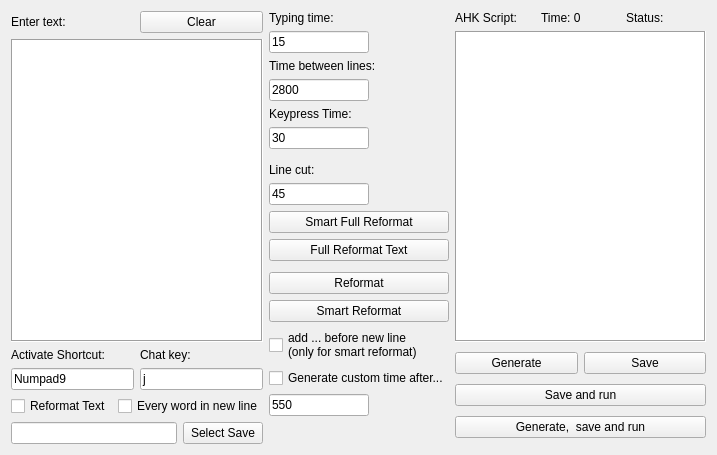
<?xml version="1.0" encoding="UTF-8"?>
<ui version="4.0">
 <class>MainWindow</class>
 <widget class="QMainWindow" name="MainWindow">
  <property name="geometry">
   <rect>
    <x>0</x>
    <y>0</y>
    <width>717</width>
    <height>455</height>
   </rect>
  </property>
  <property name="windowTitle">
   <string>Auto Typer AHK</string>
  </property>
  <property name="toolButtonStyle">
   <enum>Qt::ToolButtonIconOnly</enum>
  </property>
  <property name="animated">
   <bool>true</bool>
  </property>
  <property name="tabShape">
   <enum>QTabWidget::Triangular</enum>
  </property>
  <widget class="QWidget" name="centralWidget">
   <layout class="QGridLayout" name="gridLayout">
    <item row="0" column="0">
     <layout class="QVBoxLayout" name="verticalLayout_6">
      <item>
       <layout class="QHBoxLayout" name="horizontalLayout_4">
        <item>
         <widget class="QLabel" name="label">
          <property name="text">
           <string>Enter text:</string>
          </property>
         </widget>
        </item>
        <item>
         <widget class="QPushButton" name="pushButton_2">
          <property name="text">
           <string>Clear</string>
          </property>
         </widget>
        </item>
       </layout>
      </item>
      <item>
       <widget class="QTextEdit" name="yourMessage">
        <property name="font">
         <font>
          <kerning>false</kerning>
         </font>
        </property>
        <property name="frameShape">
         <enum>QFrame::Box</enum>
        </property>
       </widget>
      </item>
     </layout>
    </item>
    <item row="0" column="1" rowspan="3">
     <layout class="QVBoxLayout" name="verticalLayout_7">
      <item>
       <widget class="QLabel" name="label_2">
        <property name="text">
         <string>Typing time:</string>
        </property>
       </widget>
      </item>
      <item>
       <widget class="QLineEdit" name="typeTime">
        <property name="maximumSize">
         <size>
          <width>100</width>
          <height>16777215</height>
         </size>
        </property>
        <property name="text">
         <string>15</string>
        </property>
       </widget>
      </item>
      <item>
       <widget class="QLabel" name="label_3">
        <property name="text">
         <string>Time between lines:</string>
        </property>
       </widget>
      </item>
      <item>
       <widget class="QLineEdit" name="timeBetweenLine">
        <property name="maximumSize">
         <size>
          <width>100</width>
          <height>16777215</height>
         </size>
        </property>
        <property name="text">
         <string>2800</string>
        </property>
       </widget>
      </item>
      <item>
       <widget class="QLabel" name="label_4">
        <property name="text">
         <string>Keypress Time:</string>
        </property>
       </widget>
      </item>
      <item>
       <widget class="QLineEdit" name="keyPressTime">
        <property name="maximumSize">
         <size>
          <width>100</width>
          <height>16777215</height>
         </size>
        </property>
        <property name="text">
         <string>30</string>
        </property>
       </widget>
      </item>
      <item>
       <spacer name="verticalSpacer">
        <property name="orientation">
         <enum>Qt::Vertical</enum>
        </property>
        <property name="sizeHint" stdset="0">
         <size>
          <width>5</width>
          <height>1</height>
         </size>
        </property>
       </spacer>
      </item>
      <item>
       <layout class="QVBoxLayout" name="verticalLayout">
        <item>
         <widget class="QLabel" name="cutLine">
          <property name="text">
           <string>Line cut:</string>
          </property>
         </widget>
        </item>
        <item>
         <widget class="QLineEdit" name="lineLimtChar">
          <property name="maximumSize">
           <size>
            <width>100</width>
            <height>16777215</height>
           </size>
          </property>
          <property name="text">
           <string>45</string>
          </property>
         </widget>
        </item>
        <item>
         <widget class="QPushButton" name="reformatTextSmart">
          <property name="text">
           <string>Smart Full Reformat</string>
          </property>
         </widget>
        </item>
        <item>
         <widget class="QPushButton" name="fullReformatText">
          <property name="text">
           <string>Full Reformat Text</string>
          </property>
         </widget>
        </item>
        <item>
         <spacer name="verticalSpacer_2">
          <property name="orientation">
           <enum>Qt::Vertical</enum>
          </property>
          <property name="sizeType">
           <enum>QSizePolicy::Fixed</enum>
          </property>
          <property name="sizeHint" stdset="0">
           <size>
            <width>1</width>
            <height>5</height>
           </size>
          </property>
         </spacer>
        </item>
        <item>
         <widget class="QPushButton" name="reformatText_2">
          <property name="text">
           <string>Reformat</string>
          </property>
         </widget>
        </item>
        <item>
         <widget class="QPushButton" name="smartReformat">
          <property name="text">
           <string>Smart Reformat</string>
          </property>
         </widget>
        </item>
       </layout>
      </item>
      <item>
       <widget class="QCheckBox" name="dots">
        <property name="text">
         <string>add ... before new line
(only for smart reformat)</string>
        </property>
       </widget>
      </item>
      <item>
       <widget class="QCheckBox" name="customTime">
        <property name="text">
         <string>Generate custom time after...</string>
        </property>
       </widget>
      </item>
      <item>
       <widget class="QLineEdit" name="customSleepTime">
        <property name="maximumSize">
         <size>
          <width>100</width>
          <height>16777215</height>
         </size>
        </property>
        <property name="text">
         <string>550</string>
        </property>
       </widget>
      </item>
     </layout>
    </item>
    <item row="0" column="2">
     <layout class="QVBoxLayout" name="verticalLayout_5">
      <item>
       <layout class="QHBoxLayout" name="horizontalLayout_3">
        <item>
         <widget class="QLabel" name="AHKScreipt">
          <property name="text">
           <string>AHK Script:</string>
          </property>
         </widget>
        </item>
        <item>
         <widget class="QLabel" name="timeLabel">
          <property name="text">
           <string>Time: 0</string>
          </property>
         </widget>
        </item>
        <item>
         <widget class="QLabel" name="status">
          <property name="text">
           <string>Status:</string>
          </property>
         </widget>
        </item>
       </layout>
      </item>
      <item>
       <widget class="QTextEdit" name="scriptAHK">
        <property name="frameShape">
         <enum>QFrame::Box</enum>
        </property>
       </widget>
      </item>
     </layout>
    </item>
    <item row="1" column="0">
     <layout class="QHBoxLayout" name="horizontalLayout_2">
      <item>
       <layout class="QVBoxLayout" name="verticalLayout_3">
        <item>
         <widget class="QLabel" name="label_5">
          <property name="text">
           <string>Activate Shortcut:</string>
          </property>
         </widget>
        </item>
        <item>
         <widget class="QLineEdit" name="shortcut">
          <property name="text">
           <string>Numpad9</string>
          </property>
         </widget>
        </item>
       </layout>
      </item>
      <item>
       <layout class="QVBoxLayout" name="verticalLayout_4">
        <item>
         <widget class="QLabel" name="label_6">
          <property name="text">
           <string>Chat key:</string>
          </property>
         </widget>
        </item>
        <item>
         <widget class="QLineEdit" name="chatKey">
          <property name="text">
           <string>j</string>
          </property>
         </widget>
        </item>
       </layout>
      </item>
     </layout>
    </item>
    <item row="1" column="2" rowspan="3">
     <layout class="QHBoxLayout" name="horizontalLayout_8">
      <item>
       <layout class="QVBoxLayout" name="verticalLayout_2">
        <item>
         <layout class="QHBoxLayout" name="horizontalLayout_7">
          <item>
           <widget class="QPushButton" name="pushButton">
            <property name="text">
             <string>Generate</string>
            </property>
            <property name="default">
             <bool>false</bool>
            </property>
            <property name="flat">
             <bool>false</bool>
            </property>
           </widget>
          </item>
          <item>
           <widget class="QPushButton" name="pushButton_3">
            <property name="text">
             <string>Save</string>
            </property>
            <property name="flat">
             <bool>false</bool>
            </property>
           </widget>
          </item>
         </layout>
        </item>
        <item>
         <widget class="QPushButton" name="saveRun">
          <property name="text">
           <string>Save and run</string>
          </property>
         </widget>
        </item>
        <item>
         <widget class="QPushButton" name="genSaveRun">
          <property name="text">
           <string>Generate,  save and run</string>
          </property>
         </widget>
        </item>
       </layout>
      </item>
     </layout>
    </item>
    <item row="2" column="0">
     <layout class="QHBoxLayout" name="horizontalLayout">
      <item>
       <widget class="QCheckBox" name="reformatText">
        <property name="text">
         <string>Reformat Text</string>
        </property>
       </widget>
      </item>
      <item>
       <widget class="QCheckBox" name="everyWordInNewLine">
        <property name="text">
         <string>Every word in new line</string>
        </property>
       </widget>
      </item>
     </layout>
    </item>
    <item row="3" column="0">
     <layout class="QHBoxLayout" name="horizontalLayout_6">
      <item>
       <widget class="QLineEdit" name="AHKpath"/>
      </item>
      <item>
       <widget class="QPushButton" name="pathSelect">
        <property name="text">
         <string>Select Save</string>
        </property>
       </widget>
      </item>
     </layout>
    </item>
   </layout>
  </widget>
 </widget>
 <layoutdefault spacing="6" margin="11"/>
 <resources/>
 <connections/>
</ui>
